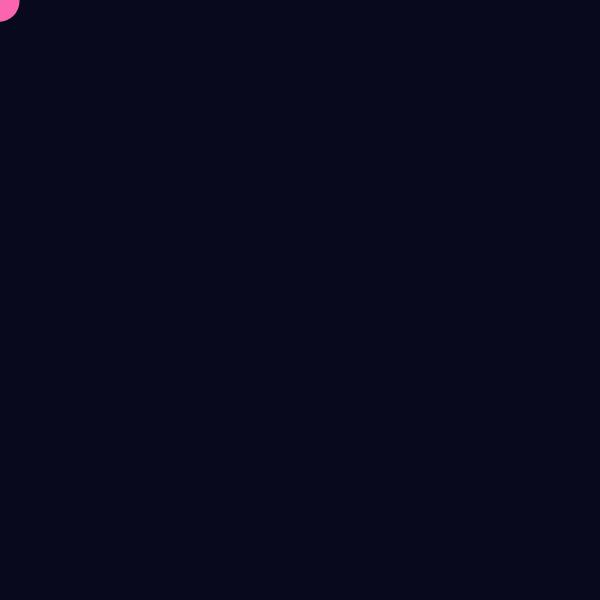
Frame 1 (no input)
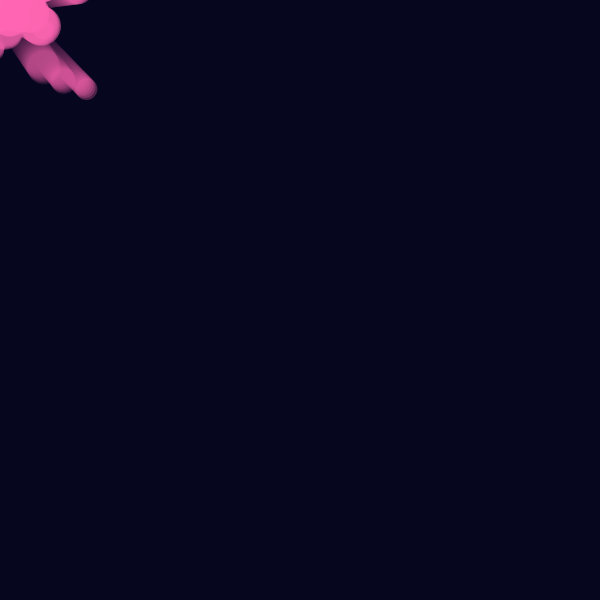
Frame 60 (no input)
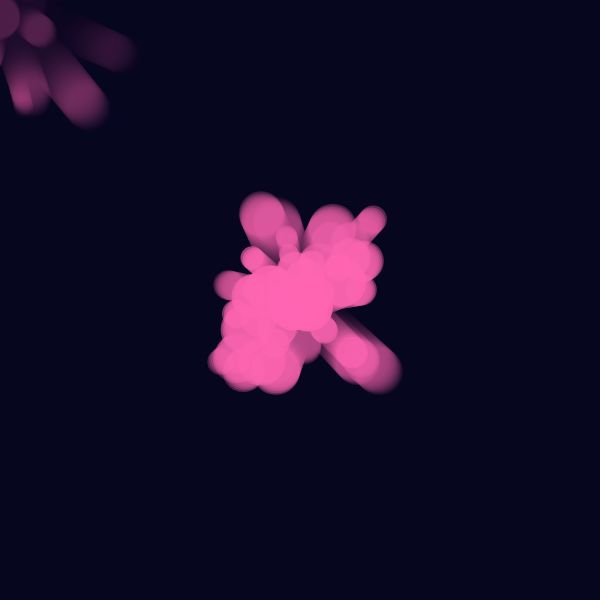
Frame 120 (the mouse pressed at the canvas centre since frame 60)

The p5.js sketch that drew these frames (run headless with seeded random() and noise() and a simulated clock; from frame 60 on, the mouse is pressed at the canvas centre):

// p5.js sketch
// ── sketch.js
// Project 2: Bold & Dynamic Pink Nebula Particles (Interactive)
let particles = [];
let colorPicker, shapeSelector;

function setup() {
  createCanvas(600, 600);
  background(10, 10, 30);
  
  colorPicker = createColorPicker('#ff66b2');
  colorPicker.position(10, height + 10);
  
  shapeSelector = createSelect();
  shapeSelector.position(160, height + 10);
  shapeSelector.option('Circle');
  shapeSelector.option('Square');
  shapeSelector.selected('Circle');
}

function draw() {
  background(10, 10, 30, 20);
  let p = new Particle(mouseX, mouseY, colorPicker.color(), shapeSelector.value());
  particles.push(p);
  
  for (let i = particles.length - 1; i >= 0; i--) {
    particles[i].update();
    particles[i].display();
    if (particles[i].isFaded()) {
      particles.splice(i, 1);
    }
  }
}

class Particle {
  constructor(x, y, color, shape) {
    this.x = x;
    this.y = y;
    this.size = random(20, 50);
    this.alpha = 255;
    this.xSpeed = random(-2, 2);
    this.ySpeed = random(-2, 2);
    this.color = color;
    this.shape = shape;
  }
  update() {
    this.x += this.xSpeed;
    this.y += this.ySpeed;
    this.alpha -= 4;
  }
  display() {
    noStroke();
    fill(this.color.levels[0], this.color.levels[1], this.color.levels[2], this.alpha);
    if (this.shape === 'Circle') {
      ellipse(this.x, this.y, this.size, this.size);
    } else {
      rect(this.x - this.size / 2, this.y - this.size / 2, this.size, this.size);
    }
  }
  isFaded() {
    return this.alpha <= 0;
  }
}
